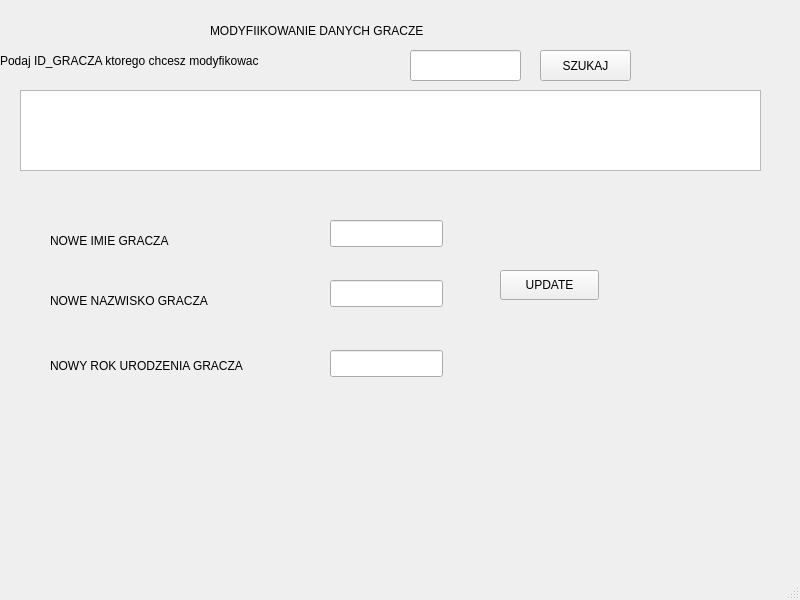
<?xml version="1.0" encoding="UTF-8"?>
<ui version="4.0">
 <class>MainWindow</class>
 <widget class="QMainWindow" name="MainWindow">
  <property name="geometry">
   <rect>
    <x>0</x>
    <y>0</y>
    <width>800</width>
    <height>600</height>
   </rect>
  </property>
  <property name="windowTitle">
   <string>MainWindow</string>
  </property>
  <widget class="QWidget" name="centralwidget">
   <widget class="QLabel" name="label">
    <property name="geometry">
     <rect>
      <x>210</x>
      <y>10</y>
      <width>361</width>
      <height>41</height>
     </rect>
    </property>
    <property name="text">
     <string>MODYFIIKOWANIE DANYCH GRACZE</string>
    </property>
   </widget>
   <widget class="QLineEdit" name="lineEdit">
    <property name="geometry">
     <rect>
      <x>410</x>
      <y>50</y>
      <width>111</width>
      <height>31</height>
     </rect>
    </property>
   </widget>
   <widget class="QLabel" name="label_2">
    <property name="geometry">
     <rect>
      <x>50</x>
      <y>230</y>
      <width>221</width>
      <height>21</height>
     </rect>
    </property>
    <property name="text">
     <string>NOWE IMIE GRACZA</string>
    </property>
   </widget>
   <widget class="QLabel" name="label_3">
    <property name="geometry">
     <rect>
      <x>0</x>
      <y>50</y>
      <width>401</width>
      <height>21</height>
     </rect>
    </property>
    <property name="text">
     <string>Podaj ID_GRACZA ktorego chcesz modyfikowac</string>
    </property>
   </widget>
   <widget class="QTextBrowser" name="textBrowser">
    <property name="geometry">
     <rect>
      <x>20</x>
      <y>90</y>
      <width>741</width>
      <height>81</height>
     </rect>
    </property>
   </widget>
   <widget class="QPushButton" name="pushButton">
    <property name="geometry">
     <rect>
      <x>540</x>
      <y>50</y>
      <width>91</width>
      <height>31</height>
     </rect>
    </property>
    <property name="text">
     <string>SZUKAJ</string>
    </property>
   </widget>
   <widget class="QLabel" name="label_4">
    <property name="geometry">
     <rect>
      <x>50</x>
      <y>290</y>
      <width>221</width>
      <height>21</height>
     </rect>
    </property>
    <property name="text">
     <string>NOWE NAZWISKO GRACZA</string>
    </property>
   </widget>
   <widget class="QLabel" name="label_5">
    <property name="geometry">
     <rect>
      <x>50</x>
      <y>350</y>
      <width>271</width>
      <height>31</height>
     </rect>
    </property>
    <property name="text">
     <string>NOWY ROK URODZENIA GRACZA</string>
    </property>
   </widget>
   <widget class="QLineEdit" name="lineEdit_2">
    <property name="geometry">
     <rect>
      <x>330</x>
      <y>220</y>
      <width>113</width>
      <height>27</height>
     </rect>
    </property>
   </widget>
   <widget class="QLineEdit" name="lineEdit_3">
    <property name="geometry">
     <rect>
      <x>330</x>
      <y>280</y>
      <width>113</width>
      <height>27</height>
     </rect>
    </property>
   </widget>
   <widget class="QLineEdit" name="lineEdit_4">
    <property name="geometry">
     <rect>
      <x>330</x>
      <y>350</y>
      <width>113</width>
      <height>27</height>
     </rect>
    </property>
   </widget>
   <widget class="QPushButton" name="pushButton_2">
    <property name="geometry">
     <rect>
      <x>500</x>
      <y>270</y>
      <width>99</width>
      <height>30</height>
     </rect>
    </property>
    <property name="text">
     <string>UPDATE</string>
    </property>
   </widget>
  </widget>
  <widget class="QMenuBar" name="menubar">
   <property name="geometry">
    <rect>
     <x>0</x>
     <y>0</y>
     <width>800</width>
     <height>22</height>
    </rect>
   </property>
  </widget>
  <widget class="QStatusBar" name="statusbar"/>
 </widget>
 <resources/>
 <connections/>
</ui>
